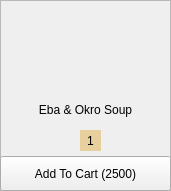
      <widget class="QFrame" name="frame_34">
       <property name="geometry">
        <rect>
         <x>510</x>
         <y>50</y>
         <width>171</width>
         <height>191</height>
        </rect>
       </property>
       <property name="frameShape">
        <enum>QFrame::StyledPanel</enum>
       </property>
       <property name="frameShadow">
        <enum>QFrame::Raised</enum>
       </property>
       <widget class="QLabel" name="label_62">
        <property name="geometry">
         <rect>
          <x>30</x>
          <y>10</y>
          <width>111</width>
          <height>91</height>
         </rect>
        </property>
        <property name="text">
         <string/>
        </property>
        <property name="pixmap">
         <pixmap resource="../icons/place.qrc">:/Assets/fa9ce99d-8243-49dc-8f99-cfd569782a8d.jpg</pixmap>
        </property>
        <property name="scaledContents">
         <bool>true</bool>
        </property>
       </widget>
       <widget class="QLabel" name="label_63">
        <property name="geometry">
         <rect>
          <x>25</x>
          <y>100</y>
          <width>121</width>
          <height>20</height>
         </rect>
        </property>
        <property name="styleSheet">
         <string notr="true">background-color: transparent;
padding-bottom: -3;
border: 0;
font: 11pt &quot;Agency FB&quot;;</string>
        </property>
        <property name="text">
         <string>Eba &amp; Okro Soup</string>
        </property>
        <property name="alignment">
         <set>Qt::AlignCenter</set>
        </property>
        <property name="wordWrap">
         <bool>false</bool>
        </property>
       </widget>
       <widget class="QPushButton" name="ebaminus">
        <property name="geometry">
         <rect>
          <x>60</x>
          <y>130</y>
          <width>21</width>
          <height>23</height>
         </rect>
        </property>
        <property name="styleSheet">
         <string notr="true">QPushButton{
border: 0;}
QPushButton:hover{
padding-left: -2px;
}
QPushButton:pressed{
padding-left: -5px;
}</string>
        </property>
        <property name="text">
         <string/>
        </property>
        <property name="icon">
         <iconset resource="../icons/place.qrc">
          <normaloff>:/Assets/minus-hexagon.png</normaloff>:/Assets/minus-hexagon.png</iconset>
        </property>
        <property name="iconSize">
         <size>
          <width>20</width>
          <height>20</height>
         </size>
        </property>
       </widget>
       <widget class="QPushButton" name="ebaplus">
        <property name="geometry">
         <rect>
          <x>100</x>
          <y>130</y>
          <width>21</width>
          <height>23</height>
         </rect>
        </property>
        <property name="styleSheet">
         <string notr="true">QPushButton{
border: 0;}
QPushButton:hover{
padding-left: 2px;
}
QPushButton:pressed{
padding-left: 5px;
}</string>
        </property>
        <property name="text">
         <string/>
        </property>
        <property name="icon">
         <iconset resource="../icons/place.qrc">
          <normaloff>:/Assets/plus-hexagon.png</normaloff>:/Assets/plus-hexagon.png</iconset>
        </property>
        <property name="iconSize">
         <size>
          <width>20</width>
          <height>20</height>
         </size>
        </property>
       </widget>
       <widget class="QLabel" name="eba_label">
        <property name="geometry">
         <rect>
          <x>80</x>
          <y>130</y>
          <width>21</width>
          <height>21</height>
         </rect>
        </property>
        <property name="styleSheet">
         <string notr="true">border: 0;
background-color: rgb(232, 208, 158)</string>
        </property>
        <property name="text">
         <string>1</string>
        </property>
        <property name="alignment">
         <set>Qt::AlignCenter</set>
        </property>
       </widget>
       <widget class="QPushButton" name="ebacart">
        <property name="geometry">
         <rect>
          <x>0</x>
          <y>156</y>
          <width>171</width>
          <height>35</height>
         </rect>
        </property>
        <property name="styleSheet">
         <string notr="true">QPushButton{
font: 11pt &quot;Agency FB&quot;;}
QPushButton:hover{
background-color: rgb(0, 0, 0);
color: rgb(255, 255, 255)
}</string>
        </property>
        <property name="text">
         <string>Add To Cart (2500)</string>
        </property>
       </widget>
      </widget>
